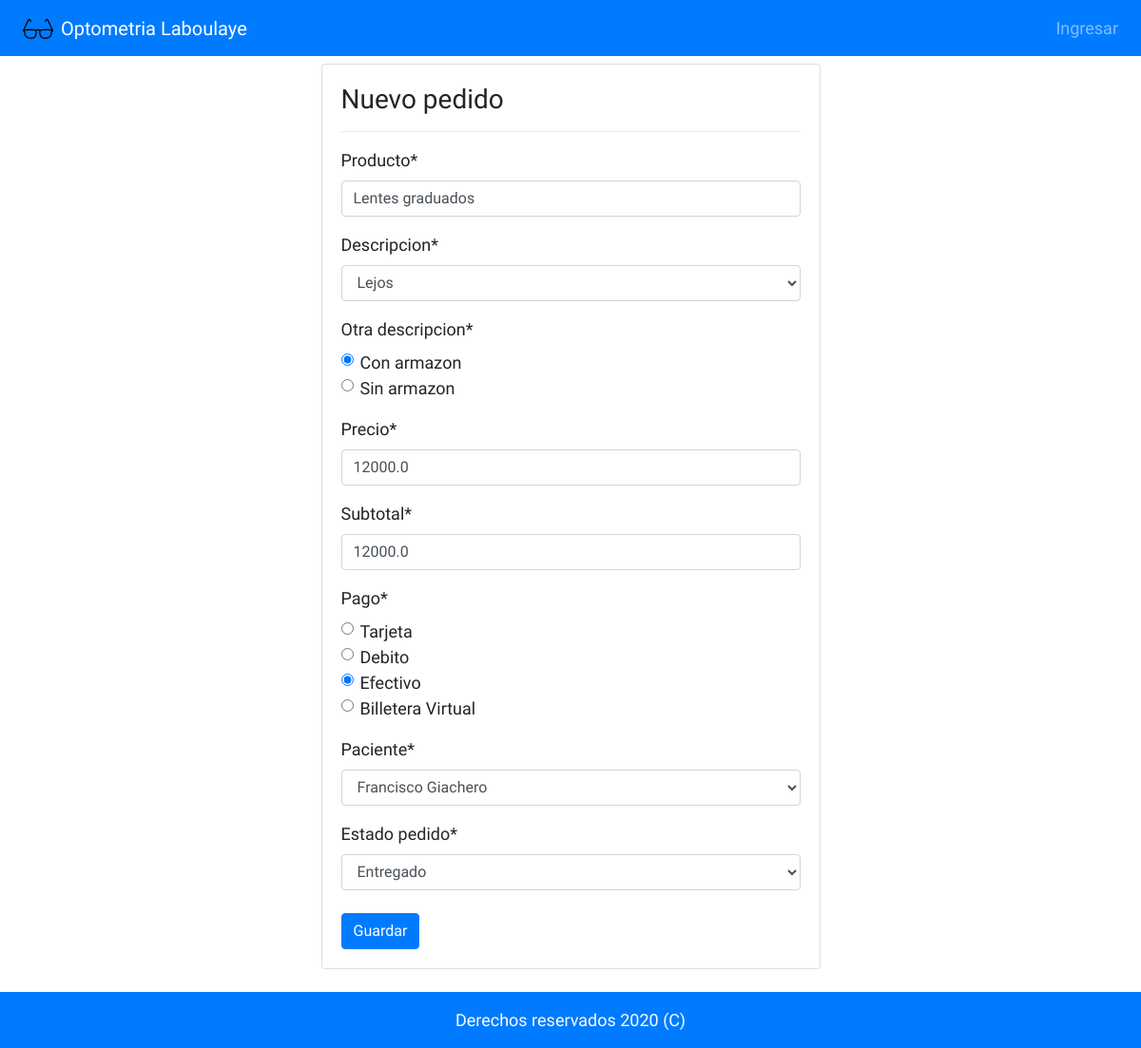
/optometrialbye/pedido/editar/8, run on the app's committed database.
### optometrialbye/models.py (models this page shows, shortened)
class Pedidos(models.Model):
    id_producto = models.AutoField(primary_key=True)
    producto = models.CharField(max_length=200)
    descripcion = models.CharField(max_length=100, choices= descripcion_opciones, blank=False, default= 'Cerca')
    otra_descripcion = models.CharField(max_length= 50, choices= otra_descripcion, default= 'Con armazon')
    precio = models.FloatField()
    subtotal = models.FloatField()
    pago = models.CharField(max_length=100, choices= opciones_de_pago, default= 'Efectivo')
    paciente = models.ForeignKey(Pacientes, on_delete=models.CASCADE)
    estado_pedido = models.CharField(max_length=60, choices= estado, default= 'Pendiente')
    class Meta:
        ordering = ['paciente']

### optometrialbye/views.py (the view)
# urls.py: path('pedido/editar/<int:pk>', views.PedidoUpdate.as_view(), name = 'editar_pedido'),
class PedidoUpdate(UpdateView):
    model = Pedidos
    template_name = 'optolbye/nuevo_pedido.html'
    form_class = PedidoForm
    success_url = reverse_lazy('index')

### optometrialbye/forms.py
class PedidoForm(forms.ModelForm):
    class Meta:
        model = Pedidos
        fields = '__all__'
        widgets = {
            'otra_descripcion' : forms.RadioSelect(),
            'pago' : forms.RadioSelect()
        }

### optometrialbye/models.py (called while the page is built)
    def __str__(self):
        nombre_apellido = f'{self.nombre} {self.apellido}'
        return nombre_apellido

### optometrialbye/templates/optolbye/nuevo_pedido.html (shortened to what this page needs)
{% extends 'optolbye/base.html' %}
{% load static %}
{% block body %}
{% load crispy_forms_tags %}
<main class="py-auto m-0 mt-2">
    <div class="container row m-auto">
        <div class="col-md-6 m-auto">
            <div class="card mb-4">
                <div class="card-body">
                    <h3>Nuevo pedido</h3>
                    <hr>
                    <form action="" method="POST">
                        {{ form | crispy }}
                        <input type="submit" value="Guardar" class="btn btn-primary mt-2 ">
                    </form>
                </div>
            </div>
        </div>
    </div>
</main>
{% endblock  %}
{% block footer %}
<footer class="py-3 bg-primary ">
    <div class="container">
      <p class="m-0 text-light text-center">Derechos reservados 2020 (C)</p>
    </div>
</footer>
{% endblock %}

### optometrialbye/templates/optolbye/base.html (style rules this page uses)
body { font-family: 'Architects Daughter', serif; font-size: 18px; }

### data on the page
Pedidos: producto "Lentes graduados", descripcion "Lejos", otra_descripcion "☑ Con armazon ☐ Sin armazon", precio "12000.0", subtotal "12000.0", pago "☐ Tarjeta ☐ Debito ☑ Efectivo ☐ Billetera Virtual", paciente "Francisco Giachero", estado_pedido "Entregado"
